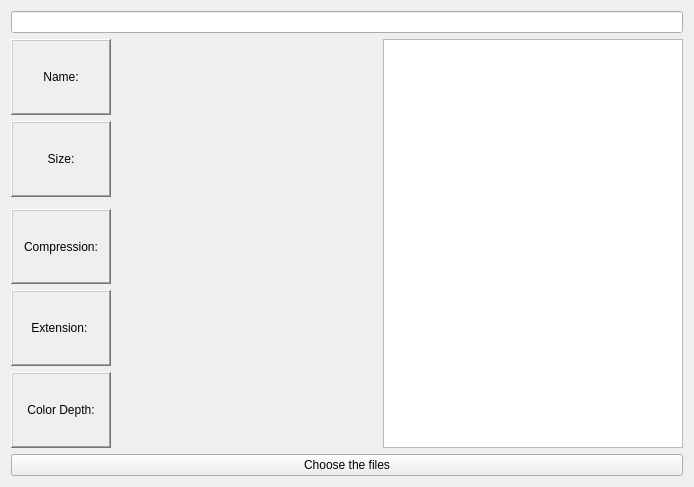
<?xml version="1.0" encoding="UTF-8"?>
<ui version="4.0">
 <class>Widget</class>
 <widget class="QWidget" name="Widget">
  <property name="geometry">
   <rect>
    <x>0</x>
    <y>0</y>
    <width>694</width>
    <height>487</height>
   </rect>
  </property>
  <property name="windowTitle">
   <string>Widget</string>
  </property>
  <layout class="QVBoxLayout" name="verticalLayout">
   <item>
    <widget class="QLineEdit" name="lineEdit"/>
   </item>
   <item>
    <layout class="QGridLayout" name="gridLayout">
     <item row="1" column="2">
      <widget class="QLabel" name="FileName">
       <property name="sizePolicy">
        <sizepolicy hsizetype="Expanding" vsizetype="Expanding">
         <horstretch>0</horstretch>
         <verstretch>0</verstretch>
        </sizepolicy>
       </property>
       <property name="minimumSize">
        <size>
         <width>260</width>
         <height>0</height>
        </size>
       </property>
       <property name="text">
        <string/>
       </property>
      </widget>
     </item>
     <item row="4" column="1">
      <widget class="QLabel" name="Label_2">
       <property name="sizePolicy">
        <sizepolicy hsizetype="Expanding" vsizetype="Expanding">
         <horstretch>0</horstretch>
         <verstretch>0</verstretch>
        </sizepolicy>
       </property>
       <property name="frameShape">
        <enum>QFrame::WinPanel</enum>
       </property>
       <property name="frameShadow">
        <enum>QFrame::Raised</enum>
       </property>
       <property name="text">
        <string>Compression:</string>
       </property>
       <property name="alignment">
        <set>Qt::AlignCenter</set>
       </property>
      </widget>
     </item>
     <item row="5" column="1">
      <widget class="QLabel" name="Label_3">
       <property name="sizePolicy">
        <sizepolicy hsizetype="Expanding" vsizetype="Expanding">
         <horstretch>0</horstretch>
         <verstretch>0</verstretch>
        </sizepolicy>
       </property>
       <property name="frameShape">
        <enum>QFrame::WinPanel</enum>
       </property>
       <property name="frameShadow">
        <enum>QFrame::Raised</enum>
       </property>
       <property name="text">
        <string>Extension: </string>
       </property>
       <property name="alignment">
        <set>Qt::AlignCenter</set>
       </property>
      </widget>
     </item>
     <item row="5" column="2">
      <widget class="QLabel" name="Resolution">
       <property name="sizePolicy">
        <sizepolicy hsizetype="Expanding" vsizetype="Expanding">
         <horstretch>0</horstretch>
         <verstretch>0</verstretch>
        </sizepolicy>
       </property>
       <property name="minimumSize">
        <size>
         <width>260</width>
         <height>0</height>
        </size>
       </property>
       <property name="text">
        <string/>
       </property>
      </widget>
     </item>
     <item row="2" column="2">
      <widget class="QLabel" name="Size">
       <property name="sizePolicy">
        <sizepolicy hsizetype="Expanding" vsizetype="Expanding">
         <horstretch>0</horstretch>
         <verstretch>0</verstretch>
        </sizepolicy>
       </property>
       <property name="minimumSize">
        <size>
         <width>260</width>
         <height>0</height>
        </size>
       </property>
       <property name="text">
        <string/>
       </property>
      </widget>
     </item>
     <item row="6" column="1">
      <widget class="QLabel" name="Label_4">
       <property name="sizePolicy">
        <sizepolicy hsizetype="Expanding" vsizetype="Expanding">
         <horstretch>0</horstretch>
         <verstretch>0</verstretch>
        </sizepolicy>
       </property>
       <property name="frameShape">
        <enum>QFrame::WinPanel</enum>
       </property>
       <property name="frameShadow">
        <enum>QFrame::Raised</enum>
       </property>
       <property name="text">
        <string>Color Depth:</string>
       </property>
       <property name="alignment">
        <set>Qt::AlignCenter</set>
       </property>
      </widget>
     </item>
     <item row="1" column="1">
      <widget class="QLabel" name="Label_1">
       <property name="sizePolicy">
        <sizepolicy hsizetype="Expanding" vsizetype="Expanding">
         <horstretch>0</horstretch>
         <verstretch>0</verstretch>
        </sizepolicy>
       </property>
       <property name="frameShape">
        <enum>QFrame::WinPanel</enum>
       </property>
       <property name="frameShadow">
        <enum>QFrame::Raised</enum>
       </property>
       <property name="text">
        <string>Name:</string>
       </property>
       <property name="alignment">
        <set>Qt::AlignCenter</set>
       </property>
      </widget>
     </item>
     <item row="4" column="2">
      <widget class="QLabel" name="Contraction">
       <property name="sizePolicy">
        <sizepolicy hsizetype="Expanding" vsizetype="Expanding">
         <horstretch>0</horstretch>
         <verstretch>0</verstretch>
        </sizepolicy>
       </property>
       <property name="minimumSize">
        <size>
         <width>260</width>
         <height>0</height>
        </size>
       </property>
       <property name="text">
        <string/>
       </property>
      </widget>
     </item>
     <item row="2" column="1">
      <widget class="QLabel" name="Label_5">
       <property name="sizePolicy">
        <sizepolicy hsizetype="Expanding" vsizetype="Expanding">
         <horstretch>0</horstretch>
         <verstretch>0</verstretch>
        </sizepolicy>
       </property>
       <property name="frameShape">
        <enum>QFrame::WinPanel</enum>
       </property>
       <property name="frameShadow">
        <enum>QFrame::Raised</enum>
       </property>
       <property name="text">
        <string>Size:</string>
       </property>
       <property name="alignment">
        <set>Qt::AlignCenter</set>
       </property>
      </widget>
     </item>
     <item row="6" column="2">
      <widget class="QLabel" name="Color_depth">
       <property name="sizePolicy">
        <sizepolicy hsizetype="Expanding" vsizetype="Expanding">
         <horstretch>0</horstretch>
         <verstretch>0</verstretch>
        </sizepolicy>
       </property>
       <property name="minimumSize">
        <size>
         <width>260</width>
         <height>0</height>
        </size>
       </property>
       <property name="text">
        <string/>
       </property>
      </widget>
     </item>
     <item row="1" column="3" rowspan="6">
      <widget class="QListView" name="listView">
       <property name="sizePolicy">
        <sizepolicy hsizetype="Minimum" vsizetype="Minimum">
         <horstretch>0</horstretch>
         <verstretch>0</verstretch>
        </sizepolicy>
       </property>
       <property name="minimumSize">
        <size>
         <width>300</width>
         <height>0</height>
        </size>
       </property>
      </widget>
     </item>
    </layout>
   </item>
   <item>
    <widget class="QPushButton" name="multiChoice">
     <property name="sizePolicy">
      <sizepolicy hsizetype="Expanding" vsizetype="Maximum">
       <horstretch>0</horstretch>
       <verstretch>0</verstretch>
      </sizepolicy>
     </property>
     <property name="maximumSize">
      <size>
       <width>16777215</width>
       <height>100</height>
      </size>
     </property>
     <property name="text">
      <string>Choose the files</string>
     </property>
    </widget>
   </item>
  </layout>
 </widget>
 <resources/>
 <connections/>
</ui>
